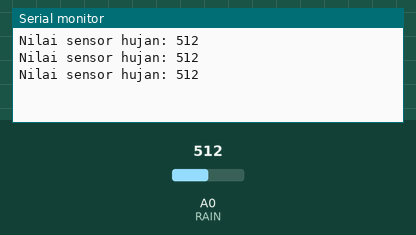
Recording of a sketch running on a simulated Arduino Uno, built with avr-gcc and run on an emulated ATmega328P. On the bench: the last lines printed to the serial monitor. The inputs (shaded band) are chosen by the test bench; at power-on: A0 (RAIN) = 512.

Above: at 1.3 s.
1.4 s: A0 (RAIN) set to 716
At 1.8 s:
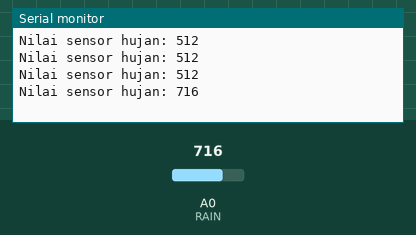
2.9 s: A0 (RAIN) set to 900
At 3.4 s:
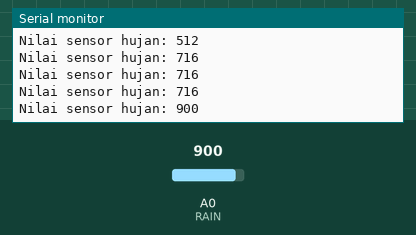
Timing chart, 0 to 5.9 s (numbered marks = the images above; inputs shaded):
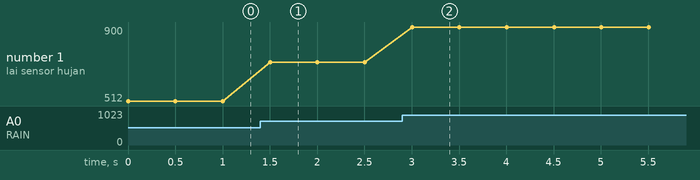

The sketch:

01_Deteksi_Hujan.ino
```cpp
const int RAIN = A0;

void setup() {
  Serial.begin(9600);
}

void loop() {
  int nilai = analogRead(RAIN);
  Serial.print("Nilai sensor hujan: ");
  Serial.println(nilai);
  delay(500);
}
```

Measured:
- after the input at 1.4 s, the serial monitor: prints a new line after 0.10 s (image 1)
- after the input at 2.9 s, the serial monitor: prints a new line after 0.10 s (image 2)
- plotted number 1: 512 → 716 after the input at 1.4 s, 716 → 900 after the input at 2.9 s
